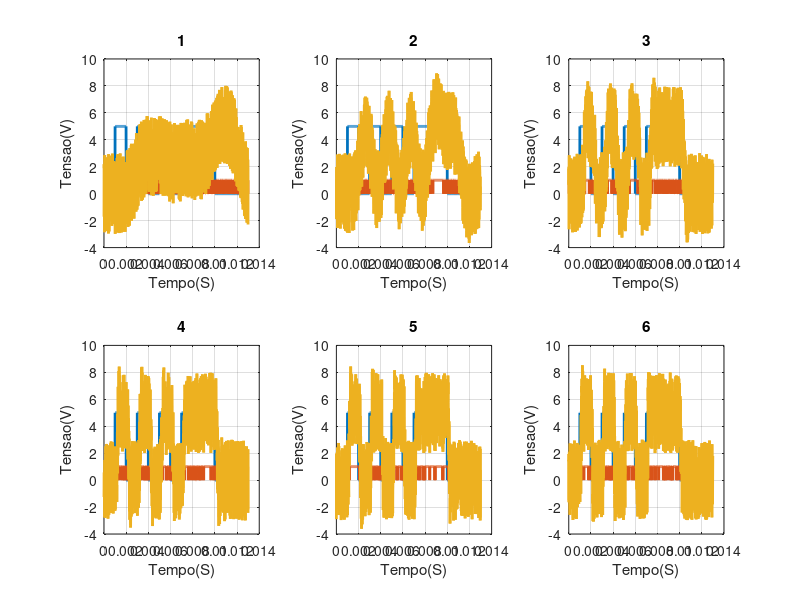

Write the MATLAB code that produced this figure.
clear all

data_in = [0 1 0 1 0 1 0 1 1 1 0 0 0];
amostra_por_bit = 100;
bitrate = 1000;

ruido = 10;
t_step = 1/(amostra_por_bit*bitrate);
tempo(1) = 0;
t = 0;
signal_length = 1;
steps_per_bit = ((1/bitrate)/t_step);
for i = 1 : length(data_in)
    for k = 1 : steps_per_bit
        if data_in(i) == 0
            signal(signal_length) = 0;
        else
            signal(signal_length) = 5;
        endif
        tempo(signal_length++) = (t++)*t_step;
    endfor
endfor

Fs=1/t_step;
freq_fundamental = bitrate/2;
harmonicos = [freq_fundamental/2 freq_fundamental 3*freq_fundamental 5*freq_fundamental 7*freq_fundamental 9*freq_fundamental];
for k = 1 : length(harmonicos)
    cutoff_freq = harmonicos(k);
    Fnorm = 2*cutoff_freq/Fs;
    [b,a] = butter(5, Fnorm);
    sinal_filtrado(k,:) = filter(b, a, signal);
endfor

for k = 1 : length(harmonicos)
    for i=1 : length(sinal_filtrado(k,:))
        sinal_filtrado(k,i) = sinal_filtrado(k,i) + unifrnd(-3,3);
    endfor
endfor
figure('name', 'Comparação entrada, filtrada e saida');

steps_per_bit_receiver=((1/bitrate)/t_step);
for k = 1 : length(harmonicos)
    for i=1 : length(sinal_filtrado(k,:))
        w = 1;
        if( sinal_filtrado(k,i) > 2.5)
            signal_out(k,i)=1;
        else
            signal_out(k,i)=0;
        endif
    endfor
    for i = 1 : length(signal_out(k, :))
        if( mod(i, steps_per_bit_receiver/2) == 0 && mod(i, steps_per_bit_receiver) != 0)
            data_out(k, w++) = signal_out(k,i);
        endif
    endfor
    subplot(2, 3, k)
    plot(tempo, signal, 'linewidth', 2, tempo, signal_out(k,:), 'linewidth', 2, tempo, sinal_filtrado(k,:), 'linewidth', 2)
    xlabel("Tempo(S)")
    ylabel("Tensao(V)")
    title(k);
    grid
endfor
data_in
data_out